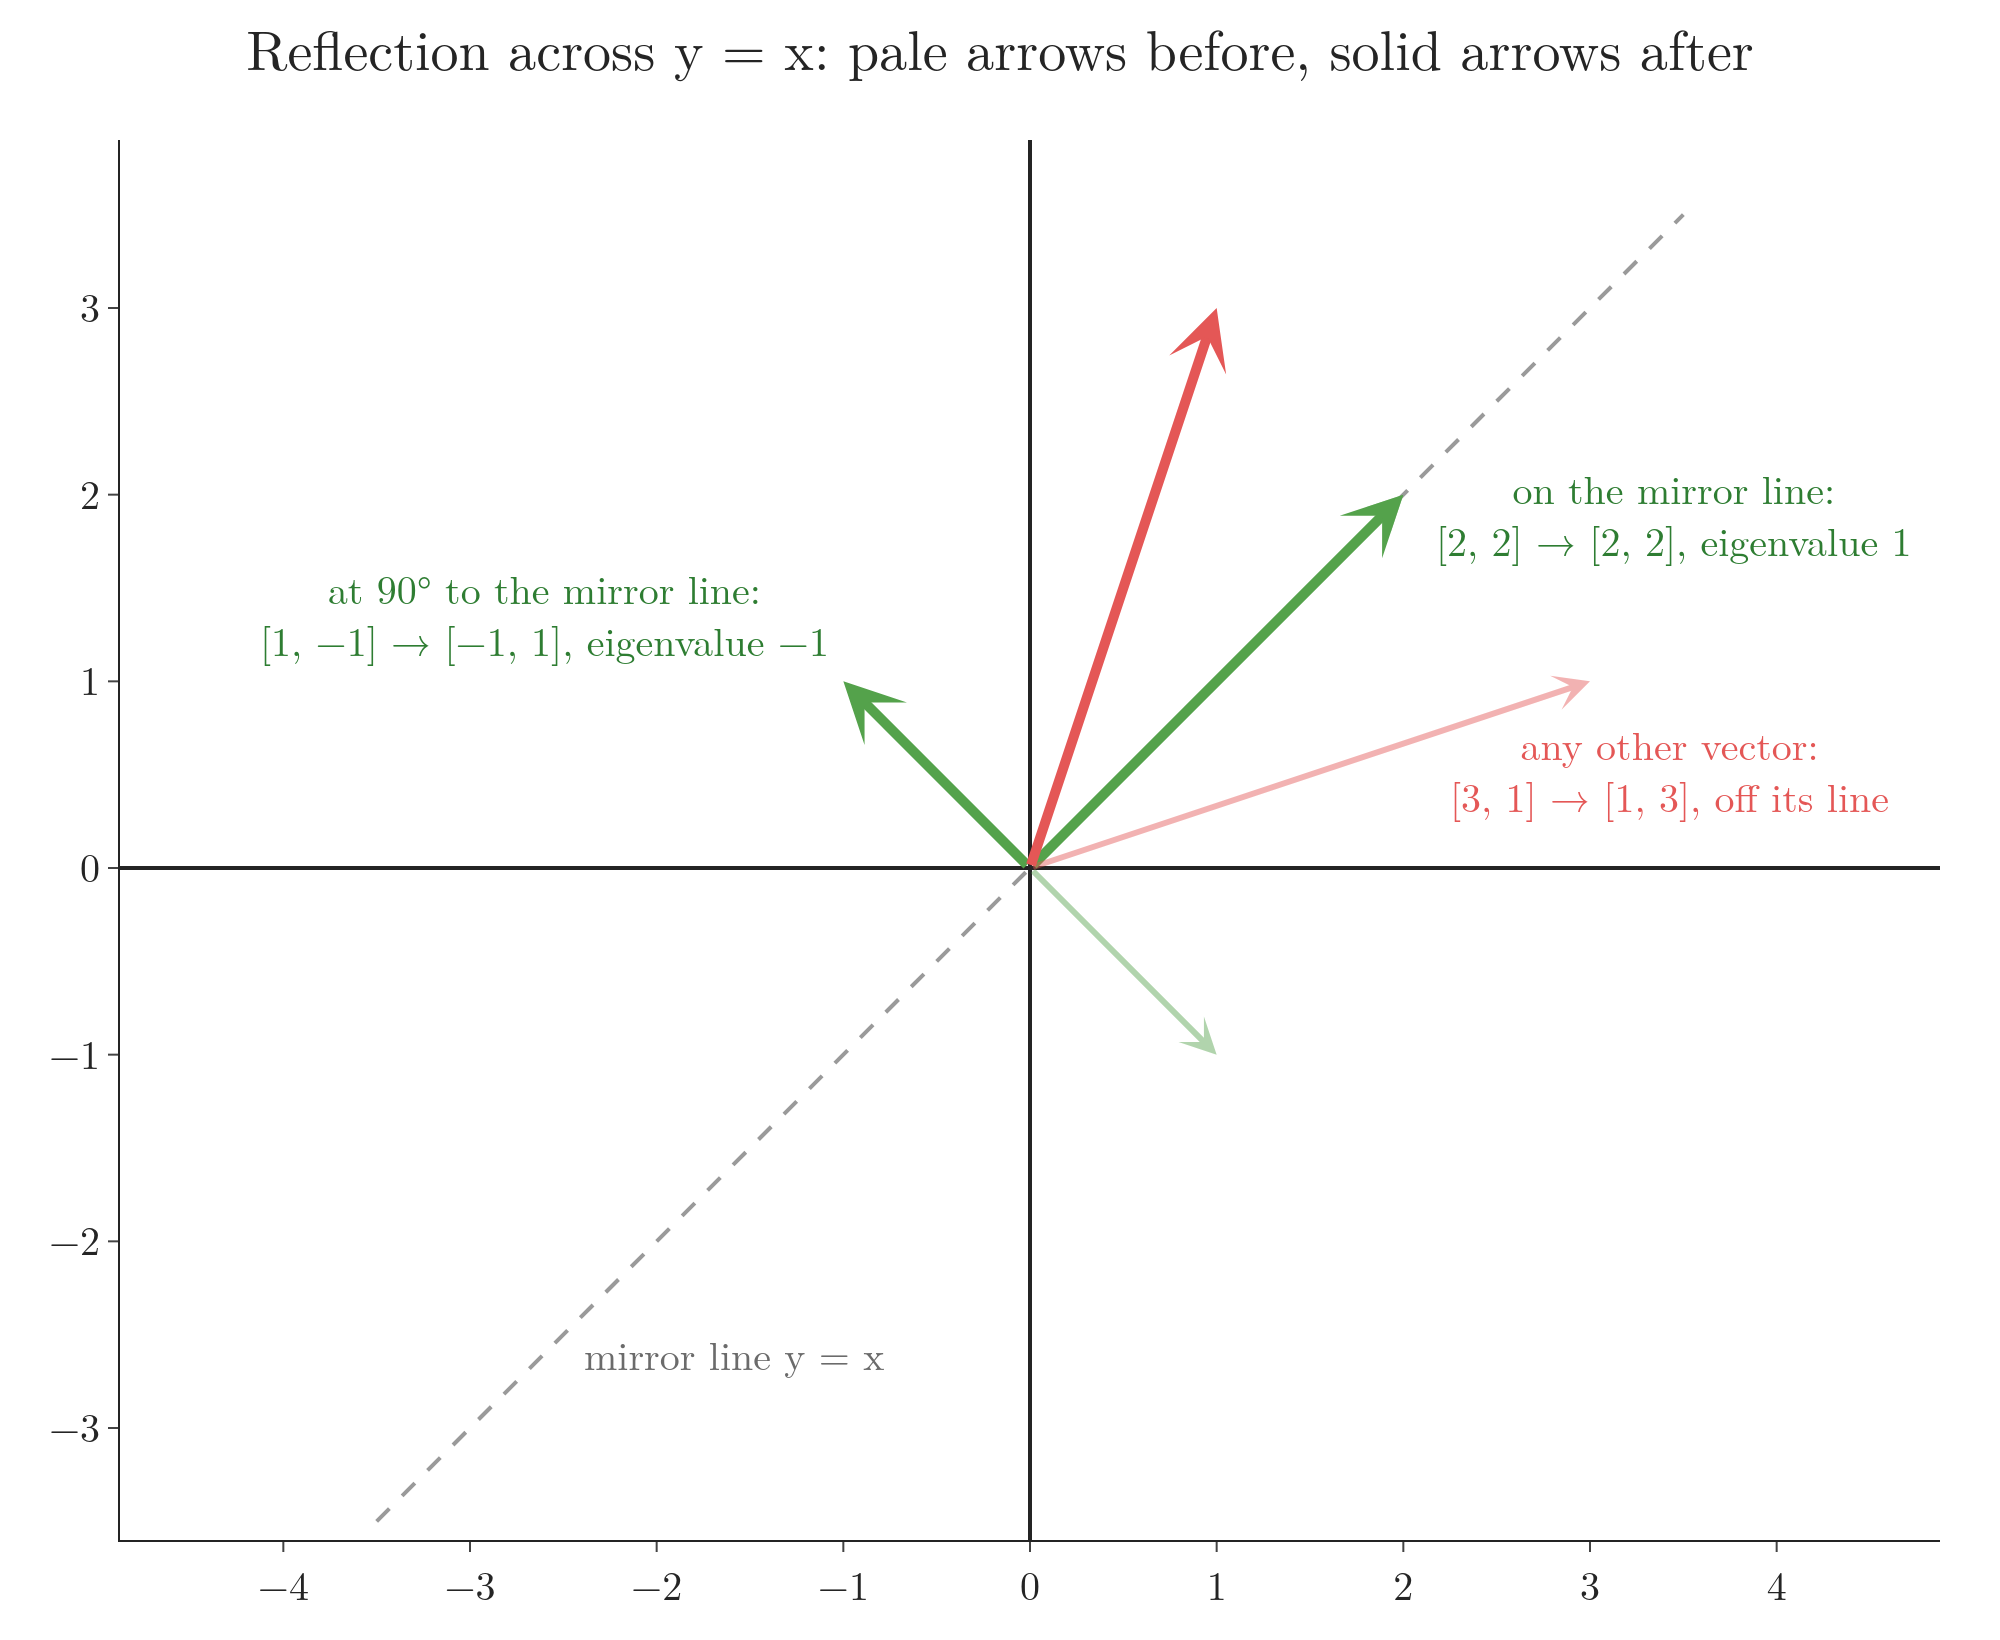

This figure's Python source:
"""Reflection across the line y = x, matrix rows [0, 1] and [1, 0]. A vector on the mirror line stays put (eigenvalue 1);
a vector at 90 degrees to it is flipped (eigenvalue -1); any other vector leaves its line.
Tool: Plotly, a still chart of six 2D arrows. Example idea after Khan Academy, "Introduction to eigenvalues and
eigenvectors"."""
from pathlib import Path
import numpy as np
import plotly.graph_objects as go

here = Path(__file__).parent
BLUE, ORANGE, GREEN, RED, GREY = "#4C78A8", "#F58518", "#54A24B", "#E45756", "#9a9a9a"
M = np.array([[0, 1], [1, 0]])
CASES = [(np.array([2, 2]), GREEN, "on the mirror line:<br>[2, 2] → [2, 2], eigenvalue 1"),
         (np.array([1, -1]), GREEN, "at 90° to the mirror line:<br>[1, −1] → [−1, 1], eigenvalue −1"),
         (np.array([3, 1]), RED, "any other vector:<br>[3, 1] → [1, 3], off its line")]
assert (M @ [2, 2] == [2, 2]).all() and (M @ [1, -1] == [-1, 1]).all() and (M @ [3, 1] == [1, 3]).all()
assert np.allclose(sorted(np.linalg.eigvals(M)), [-1, 1])

fig = go.Figure()
fig.add_scatter(x=[-3.5, 3.5], y=[-3.5, 3.5], mode="lines", line=dict(color=GREY, width=2, dash="dash"))
fig.add_annotation(x=-2.6, y=-2.6, text="mirror line y = x", showarrow=False, xshift=95, font=dict(size=20, color="#6B6B6B"))
for v, col, _ in CASES:
    w = M @ v
    fig.add_annotation(x=v[0], y=v[1], ax=0, ay=0, xref="x", yref="y", axref="x", ayref="y", arrowhead=3, arrowwidth=3,
                       arrowcolor=col, opacity=0.45, text="")
    fig.add_annotation(x=w[0], y=w[1], ax=0, ay=0, xref="x", yref="y", axref="x", ayref="y", arrowhead=3, arrowwidth=5,
                       arrowcolor=col, text="")
fig.add_annotation(x=3.45, y=1.9, text=CASES[0][2], showarrow=False, font=dict(size=20, color="#2e7d32"))
fig.add_annotation(x=-1, y=1, text=CASES[1][2], showarrow=False, xshift=-150, yshift=34, font=dict(size=20, color="#2e7d32"))
fig.add_annotation(x=3, y=1, text=CASES[2][2], showarrow=False, xshift=40, yshift=-44, font=dict(size=20, color=RED))
fig.update_layout(template="simple_white", width=1000, height=820, showlegend=False,
                  font=dict(family="Latin Modern Roman", size=20),
                  title=dict(text="Reflection across y = x: pale arrows before, solid arrows after", x=0.5),
                  xaxis=dict(range=[-4.6, 4.6], zeroline=True, zerolinewidth=2, dtick=1),
                  yaxis=dict(range=[-3.6, 3.9], zeroline=True, zerolinewidth=2, dtick=1, scaleanchor="x"),
                  margin=dict(l=60, r=30, t=70, b=50))
fig.write_image(here / "reflection.png", scale=2)
